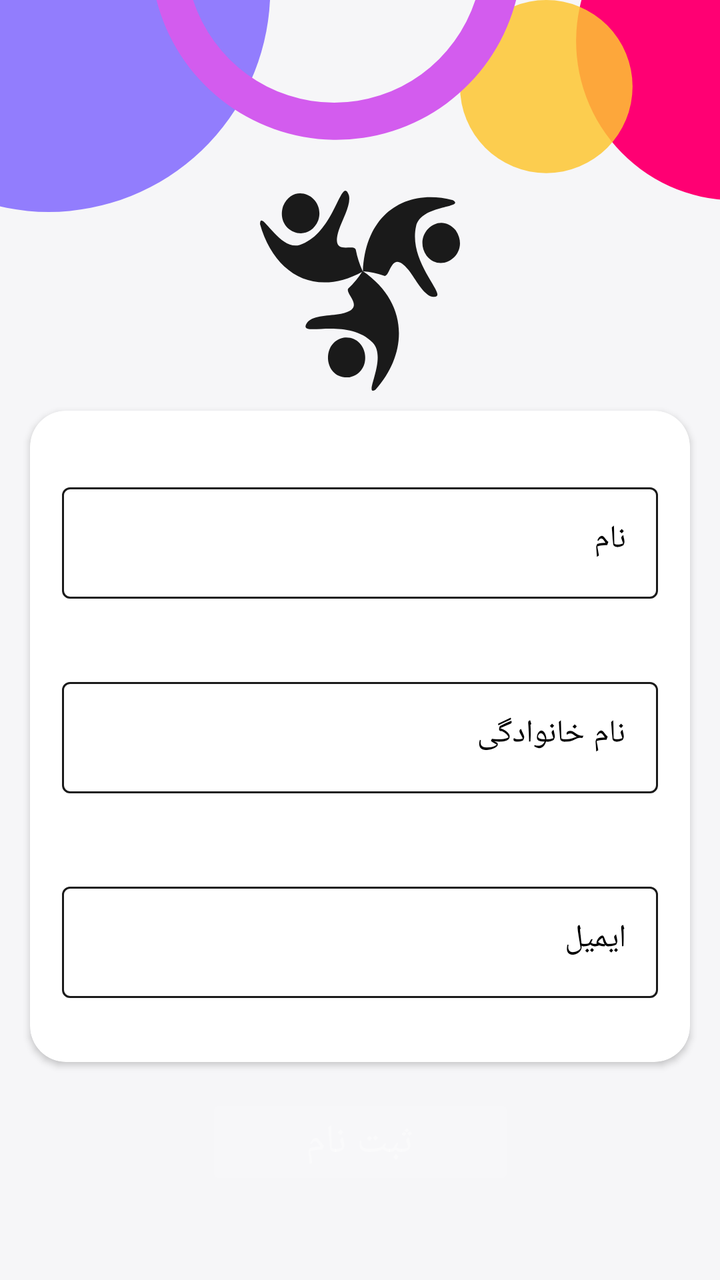
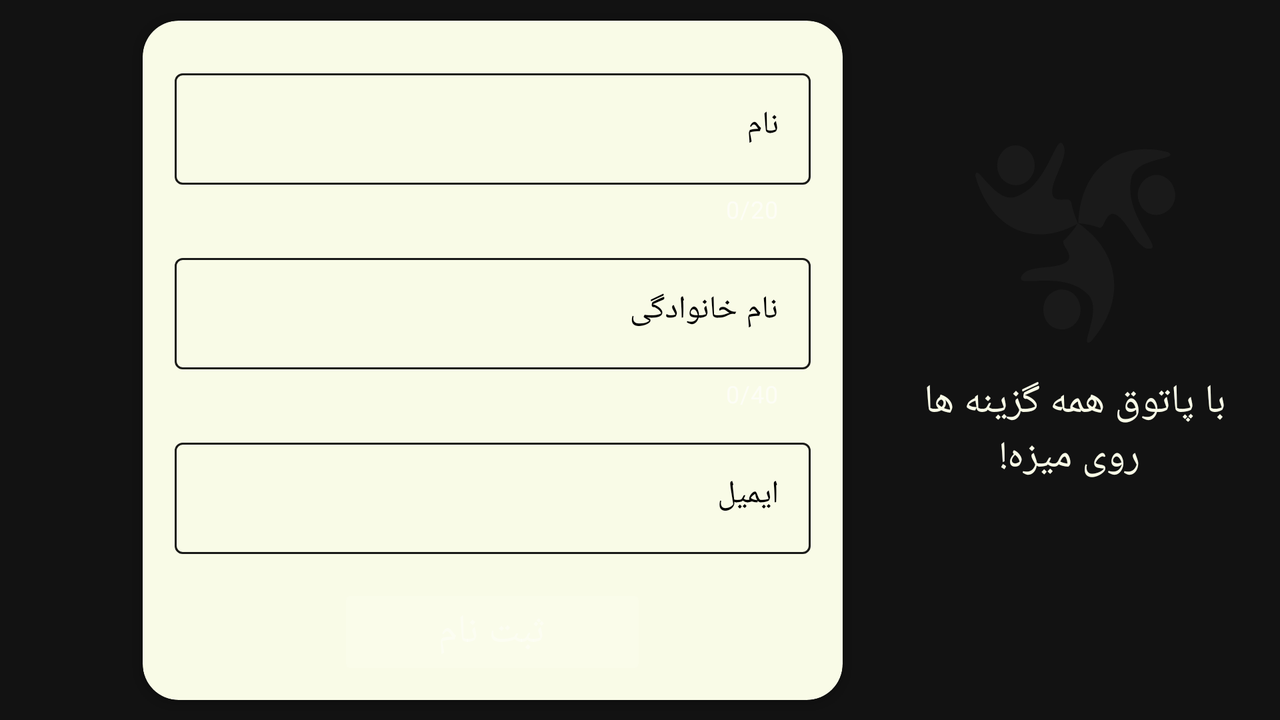

First picture: res/layout/ on a phone held upright. Second picture: the repository's own variant of that layout, on a device whose configuration matches the variant's folder. Source for both follows.
<!-- AndroidManifest.xml: activity theme AppTheme.NoActionBar -->
<!-- res/layout/activity_sign_up.xml -->
<?xml version="1.0" encoding="utf-8"?>
<FrameLayout xmlns:android="http://schemas.android.com/apk/res/android"
    android:id="@+id/frame1"
    android:layout_width="match_parent"
    android:layout_height="match_parent"
    android:layout_margin="0dp"
    android:background="#F6F6F8">

    <ImageView
        android:layout_width="match_parent"
        android:layout_height="wrap_content"
        android:scaleType="centerCrop"
        android:src="@drawable/ic_page_colorful_croped" />

    <androidx.constraintlayout.widget.ConstraintLayout
        xmlns:android="http://schemas.android.com/apk/res/android"
        xmlns:app="http://schemas.android.com/apk/res-auto"
        android:id="@+id/root_layout"
        android:layout_width="match_parent"
        android:layout_height="match_parent">


        <ImageView
            android:id="@+id/imageView_signup_logo"
            android:layout_width="100dp"
            android:layout_height="100dp"
            android:layout_marginTop="100dp"
            android:layout_marginBottom="10dp"
            android:background="@drawable/ic_logo"
            app:layout_constraintBottom_toTopOf="@+id/card"
            app:layout_constraintEnd_toEndOf="parent"
            app:layout_constraintStart_toStartOf="parent"
            app:layout_constraintTop_toTopOf="parent" />

        <androidx.cardview.widget.CardView
            android:id="@+id/card"
            android:layout_width="330dp"
            android:layout_height="wrap_content"
            android:layout_marginLeft="10dp"
            android:layout_marginRight="10dp"
            android:background="#fff"
            android:elevation="10dp"
            app:cardBackgroundColor="#fff"
            app:cardCornerRadius="18dp"
            app:layout_constraintBottom_toTopOf="@id/btn_signup_register"
            app:layout_constraintEnd_toEndOf="parent"
            app:layout_constraintStart_toStartOf="parent"
            app:layout_constraintTop_toBottomOf="@id/imageView_signup_logo">


            <LinearLayout
                android:layout_width="match_parent"
                android:layout_height="match_parent"
                android:orientation="vertical">


                <com.google.android.material.textfield.TextInputLayout
                    android:id="@+id/textInputLayout_signup_namefield"
                    style="@style/Widget.MaterialComponents.TextInputLayout.OutlinedBox"
                    android:layout_width="match_parent"
                    android:layout_height="wrap_content"
                    android:layout_marginStart="16dp"
                    android:layout_marginTop="32dp"
                    android:layout_marginEnd="16dp"
                    android:elevation="6dp"
                    android:hint="نام"
                    app:counterEnabled="true"
                    app:counterMaxLength="20"
                    android:textColorHint="#000"
                    app:boxStrokeColor="@color/text_input_color"
                    app:hintTextAppearance="@style/TextLabel"
                    app:hintTextColor="#000">

                    <com.google.android.material.textfield.TextInputEditText
                        android:id="@+id/edt_signup_name"
                        android:layout_width="match_parent"
                        android:layout_height="wrap_content"
                        android:alpha="0.9"
                        android:fontFamily="@font/iransans_font"
                        android:gravity="right"
                        android:maxLines="1"
                        android:textColor="#000" />
                </com.google.android.material.textfield.TextInputLayout>

                <com.google.android.material.textfield.TextInputLayout
                    android:id="@+id/textInputLayout_signup_surnamefield"
                    style="@style/Widget.MaterialComponents.TextInputLayout.OutlinedBox"
                    android:layout_width="match_parent"
                    android:layout_height="wrap_content"
                    android:layout_marginStart="16dp"
                    android:layout_marginTop="15dp"
                    android:layout_marginEnd="16dp"
                    android:elevation="6dp"
                    android:hint="نام خانوادگی"
                    app:counterEnabled="true"
                    app:counterMaxLength="40"
                    android:textColorHint="#000"
                    app:boxStrokeColor="@color/text_input_color"
                    app:hintTextAppearance="@style/TextLabel"
                    app:hintTextColor="#000">

                    <com.google.android.material.textfield.TextInputEditText
                        android:id="@+id/edt_signup_surname"
                        android:layout_width="match_parent"
                        android:layout_height="wrap_content"
                        android:alpha="0.9"
                        android:fontFamily="@font/iransans_font"
                        android:gravity="right"
                        android:maxLines="1"
                        android:textColor="#000" />
                </com.google.android.material.textfield.TextInputLayout>

                <com.google.android.material.textfield.TextInputLayout
                    android:id="@+id/textInputLayout_signup_email"
                    style="@style/Widget.MaterialComponents.TextInputLayout.OutlinedBox"
                    android:layout_width="match_parent"
                    android:layout_height="wrap_content"
                    android:layout_marginStart="16dp"
                    android:layout_marginTop="20dp"
                    android:layout_marginEnd="16dp"
                    android:layout_marginBottom="32dp"
                    android:hint="ایمیل"
                    android:textColorHint="#000"
                    app:boxStrokeColor="@color/text_input_color"
                    app:hintTextAppearance="@style/TextLabel"
                    app:hintTextColor="#000">

                    <com.google.android.material.textfield.TextInputEditText
                        android:id="@+id/edt_signup_email"
                        android:layout_width="match_parent"
                        android:layout_height="wrap_content"
                        android:alpha="0.9"
                        android:fontFamily="@font/iransans_font"
                        android:gravity="right"
                        android:inputType="textEmailAddress"
                        android:maxLines="1"
                        android:textColor="#000" />
                </com.google.android.material.textfield.TextInputLayout>
            </LinearLayout>
        </androidx.cardview.widget.CardView>

        <Button
            android:id="@+id/btn_signup_register"
            style="@style/Widget.AppCompat.Button.Colored"
            android:layout_width="wrap_content"
            android:layout_height="wrap_content"
            android:layout_marginTop="16dp"
            android:layout_marginBottom="50dp"
            android:backgroundTint="#F0D919"
            android:fontFamily="@font/iransans_font"
            android:paddingLeft="50dp"
            android:paddingRight="50dp"
            android:text="ثبت نام"
            android:textSize="20sp"
            app:layout_constraintBottom_toBottomOf="parent"
            app:layout_constraintEnd_toEndOf="parent"
            android:onClick="OnClickListener"
            app:layout_constraintStart_toStartOf="parent"
            app:layout_constraintTop_toBottomOf="@+id/card"
            android:enabled="false"/>


    </androidx.constraintlayout.widget.ConstraintLayout>
</FrameLayout>
<!-- resources referenced by this layout -->
<resources>
  <!-- drawable ic_logo: vector/xml drawable (drawable, 2037 chars, omitted) -->
  <!-- drawable ic_page_colorful_croped (drawable) -->
  <vector android:height="106dp" android:viewportHeight="105.71"
      android:viewportWidth="533.21" android:width="533dp" xmlns:android="http://schemas.android.com/apk/res/android">
      <path android:fillColor="#ff0073" android:pathData="M533.21,20.54A79.34,79.34 0,1 1,376.4 3.37c0.25,-1.14 0.53,-2.27 0.83,-3.39L530.52,-0.02A79.08,79.08 0,0 1,533.21 20.54Z"/>
      <path android:fillAlpha="0.85" android:fillColor="#fdc631"
          android:pathData="M359.61,43.16m-43.16,0a43.16,43.16 0,1 1,86.32 0a43.16,43.16 0,1 1,-86.32 0" android:strokeAlpha="0.85"/>
      <path android:fillColor="#927dfd" android:pathData="M221.42,0a110.83,110.83 0,0 1,-221.42 0Z"/>
      <path android:fillColor="#d35cee" android:pathData="M324.14,0a74.3,74.3 0,0 1,-141.21 0h-18.3a92.88,92.88 0,0 0,179.07 3c0.3,-1 0.57,-2 0.83,-3Z"/>
  </vector>
  <style name="TextLabel" parent="TextAppearance.Design.Hint">
          <item name="android:textSize">14sp</item>
          <item name="android:fontFamily">@font/iransans_font</item>
          <item name="android:textColor">#000</item>
      </style>
  <style name="AppTheme.NoActionBar">
          <item name="windowActionBar">false</item>
          <item name="windowNoTitle">true</item>
      </style>
</resources>
<!-- res/layout-land/activity_sign_up.xml (the repository's variant of the layout above) -->
<!-- drawn on the phone turned sideways -->
<?xml version="1.0" encoding="utf-8"?>
<FrameLayout xmlns:android="http://schemas.android.com/apk/res/android"
    xmlns:app="http://schemas.android.com/apk/res-auto"
    xmlns:tools="http://schemas.android.com/tools"
    android:id="@+id/frame1"
    android:layout_width="match_parent"
    android:layout_height="match_parent"
    android:layout_margin="0dp">



    <androidx.constraintlayout.widget.ConstraintLayout
        android:id="@+id/root_layout"
        android:layout_width="match_parent"
        android:layout_height="match_parent">

        <ImageView
            android:id="@+id/img_signuppage_background"
            android:layout_width="match_parent"
            android:layout_height="match_parent"
            android:alpha="0.7"
            android:scaleType="centerCrop"
            android:src="@drawable/back"
            tools:layout_editor_absoluteX="0dp"
            tools:layout_editor_absoluteY="294dp" />


        <ImageView
            android:id="@+id/imageView_signup_logo"
            android:layout_width="100dp"
            android:layout_height="100dp"
            android:background="@drawable/ic_logo"
            app:layout_constraintBottom_toTopOf="@+id/guideline19"
            app:layout_constraintEnd_toStartOf="@+id/guideline26"
            app:layout_constraintStart_toStartOf="@+id/guideline18"
            app:layout_constraintTop_toTopOf="@+id/guideline14"
            app:layout_constraintVertical_bias="0.815" />

        <TextView
            android:id="@+id/tv_signup_moto"
            android:layout_width="wrap_content"
            android:layout_height="wrap_content"
            android:layout_gravity="center"
            android:fontFamily="@font/iransans_font"
            android:gravity="center_horizontal"
            android:text="با پاتوق همه گزینه ها\n روی میزه!"
            android:textColor="#f9fbe7"
            android:textSize="20sp"
            app:layout_constraintBottom_toTopOf="@+id/guideline17"
            app:layout_constraintEnd_toStartOf="@+id/guideline26"
            app:layout_constraintStart_toStartOf="@+id/guideline18"
            app:layout_constraintTop_toTopOf="@+id/guideline19"
            app:layout_constraintVertical_bias="0.0" />

        <androidx.cardview.widget.CardView
            android:id="@+id/card"
            android:layout_width="350dp"
            android:layout_height="wrap_content"
            android:background="#B1AF4C"
            android:elevation="10dp"
            app:cardBackgroundColor="#f9fbe7"
            app:cardCornerRadius="18dp"
            app:layout_constraintBottom_toTopOf="@+id/guideline17"
            app:layout_constraintEnd_toStartOf="@+id/guideline18"
            app:layout_constraintStart_toStartOf="@+id/guideline20"
            app:layout_constraintTop_toTopOf="@+id/guideline21">


            <LinearLayout
                android:layout_width="match_parent"
                android:layout_height="match_parent"
                android:orientation="vertical">


                <com.google.android.material.textfield.TextInputLayout
                    android:id="@+id/textInputLayout_signup_namefield"
                    style="@style/Widget.MaterialComponents.TextInputLayout.OutlinedBox"
                    android:layout_width="match_parent"
                    android:layout_height="wrap_content"
                    android:layout_marginStart="16dp"
                    android:layout_marginTop="20dp"
                    android:layout_marginEnd="16dp"
                    android:elevation="6dp"
                    android:hint="نام"
                    android:textColorHint="#000"
                    app:boxStrokeColor="@color/text_input_color"
                    app:counterEnabled="true"
                    app:counterMaxLength="20"
                    app:hintTextAppearance="@style/TextLabel"
                    app:hintTextColor="#000">

                    <com.google.android.material.textfield.TextInputEditText
                        android:id="@+id/edt_signup_name"
                        android:layout_width="match_parent"
                        android:layout_height="wrap_content"
                        android:alpha="0.9"
                        android:fontFamily="@font/iransans_font"
                        android:gravity="right"
                        android:maxLines="1"
                        android:textColor="#000" />
                </com.google.android.material.textfield.TextInputLayout>

                <com.google.android.material.textfield.TextInputLayout
                    android:id="@+id/textInputLayout_signup_surnamefield"
                    style="@style/Widget.MaterialComponents.TextInputLayout.OutlinedBox"
                    android:layout_width="match_parent"
                    android:layout_height="wrap_content"
                    android:layout_marginStart="16dp"
                    android:layout_marginTop="10dp"
                    android:layout_marginEnd="16dp"
                    android:elevation="6dp"
                    android:hint="نام خانوادگی"
                    android:textColorHint="#000"
                    app:boxStrokeColor="@color/text_input_color"
                    app:counterEnabled="true"
                    app:counterMaxLength="40"
                    app:hintTextAppearance="@style/TextLabel"
                    app:hintTextColor="#000">

                    <com.google.android.material.textfield.TextInputEditText
                        android:id="@+id/edt_signup_surname"
                        android:layout_width="match_parent"
                        android:layout_height="wrap_content"
                        android:alpha="0.9"
                        android:fontFamily="@font/iransans_font"
                        android:gravity="right"
                        android:maxLines="1"
                        android:textColor="#000" />
                </com.google.android.material.textfield.TextInputLayout>

                <com.google.android.material.textfield.TextInputLayout
                    android:id="@+id/textInputLayout_signup_email"
                    style="@style/Widget.MaterialComponents.TextInputLayout.OutlinedBox"
                    android:layout_width="match_parent"
                    android:layout_height="wrap_content"
                    android:layout_marginStart="16dp"
                    android:layout_marginTop="10dp"
                    android:layout_marginEnd="16dp"
                    android:hint="ایمیل"
                    android:textColorHint="#000"
                    app:boxStrokeColor="@color/text_input_color"
                    app:hintTextAppearance="@style/TextLabel"
                    app:hintTextColor="#000">

                    <com.google.android.material.textfield.TextInputEditText
                        android:id="@+id/edt_signup_email"
                        android:layout_width="match_parent"
                        android:layout_height="wrap_content"
                        android:alpha="0.9"
                        android:fontFamily="@font/iransans_font"
                        android:gravity="right"
                        android:inputType="textEmailAddress"
                        android:maxLines="1"
                        android:textColor="#000" />
                </com.google.android.material.textfield.TextInputLayout>

                <Button
                    android:id="@+id/btn_signup_register"
                    style="@style/Widget.AppCompat.Button.Colored"
                    android:layout_width="wrap_content"
                    android:layout_height="wrap_content"
                    android:layout_gravity="center_horizontal"
                    android:backgroundTint="#F0D919"
                    android:enabled="false"
                    android:fontFamily="@font/iransans_font"
                    android:onClick="OnClickListener"
                    android:paddingLeft="50dp"
                    android:paddingRight="50dp"
                    android:layout_marginBottom="10dp"
                    android:layout_marginTop="15dp"
                    android:text="ثبت نام"
                    android:textSize="20sp" />
            </LinearLayout>

        </androidx.cardview.widget.CardView>

        <androidx.constraintlayout.widget.Guideline
            android:id="@+id/guideline14"
            android:layout_width="wrap_content"
            android:layout_height="wrap_content"
            android:orientation="horizontal"
            app:layout_constraintGuide_begin="8dp"
            app:layout_constraintGuide_percent="0.0"/>

        <androidx.constraintlayout.widget.Guideline
            android:id="@+id/guideline17"
            android:layout_width="wrap_content"
            android:layout_height="wrap_content"
            android:orientation="horizontal"
            app:layout_constraintGuide_begin="713dp"
            app:layout_constraintGuide_percent="0.95"/>

        <androidx.constraintlayout.widget.Guideline
            android:id="@+id/guideline18"
            android:layout_width="wrap_content"
            android:layout_height="wrap_content"
            android:orientation="vertical"
            app:layout_constraintGuide_begin="538dp"
            app:layout_constraintGuide_percent="0.72"/>

        <androidx.constraintlayout.widget.Guideline
            android:id="@+id/guideline19"
            android:layout_width="wrap_content"
            android:layout_height="wrap_content"
            android:orientation="horizontal"
            app:layout_constraintGuide_begin="222dp"
            app:layout_constraintGuide_percent="0.52"/>

        <androidx.constraintlayout.widget.Guideline
            android:id="@+id/guideline20"
            android:layout_width="wrap_content"
            android:layout_height="wrap_content"
            android:orientation="vertical"
            app:layout_constraintGuide_begin="44dp"
            app:layout_constraintGuide_percent="0.05"/>

        <androidx.constraintlayout.widget.Guideline
            android:id="@+id/guideline21"
            android:layout_width="wrap_content"
            android:layout_height="wrap_content"
            android:orientation="horizontal"
            app:layout_constraintGuide_begin="5dp"
            app:layout_constraintGuide_percent="0.05"/>

        <androidx.constraintlayout.widget.Guideline
            android:id="@+id/guideline26"
            android:layout_width="wrap_content"
            android:layout_height="wrap_content"
            android:orientation="vertical"
            app:layout_constraintGuide_begin="694dp"
            app:layout_constraintGuide_percent="0.96"/>


    </androidx.constraintlayout.widget.ConstraintLayout>
</FrameLayout>
<!-- resources referenced by the variant -->
<!-- as the phone turned sideways resolves them -->
<resources>
  <!-- drawable ic_logo: vector/xml drawable (drawable, 2037 chars, omitted) -->
  <style name="TextLabel" parent="TextAppearance.Design.Hint">
          <item name="android:textSize">14sp</item>
          <item name="android:fontFamily">@font/iransans_font</item>
          <item name="android:textColor">#000</item>
      </style>
  <style name="AppTheme.NoActionBar">
          <item name="windowActionBar">false</item>
          <item name="windowNoTitle">true</item>
      </style>
</resources>
